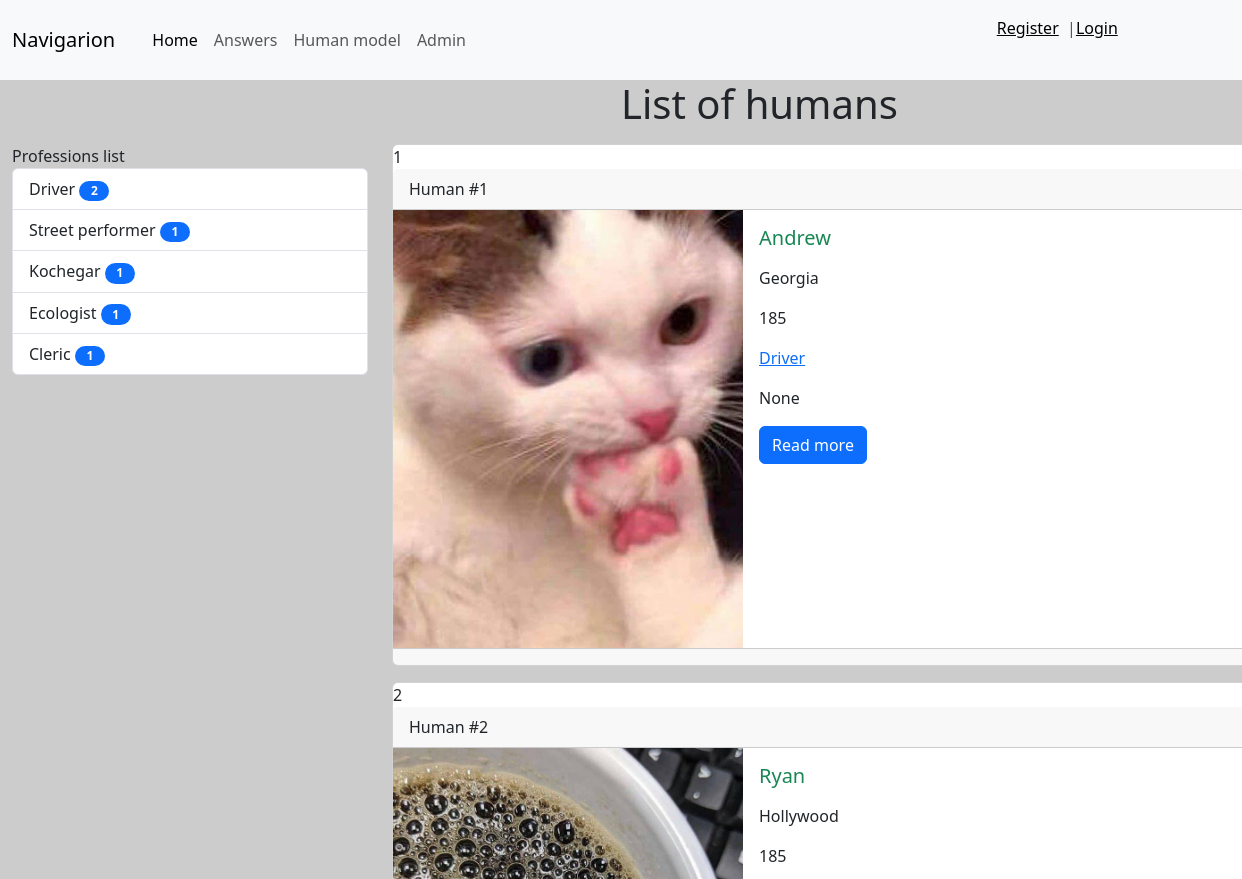
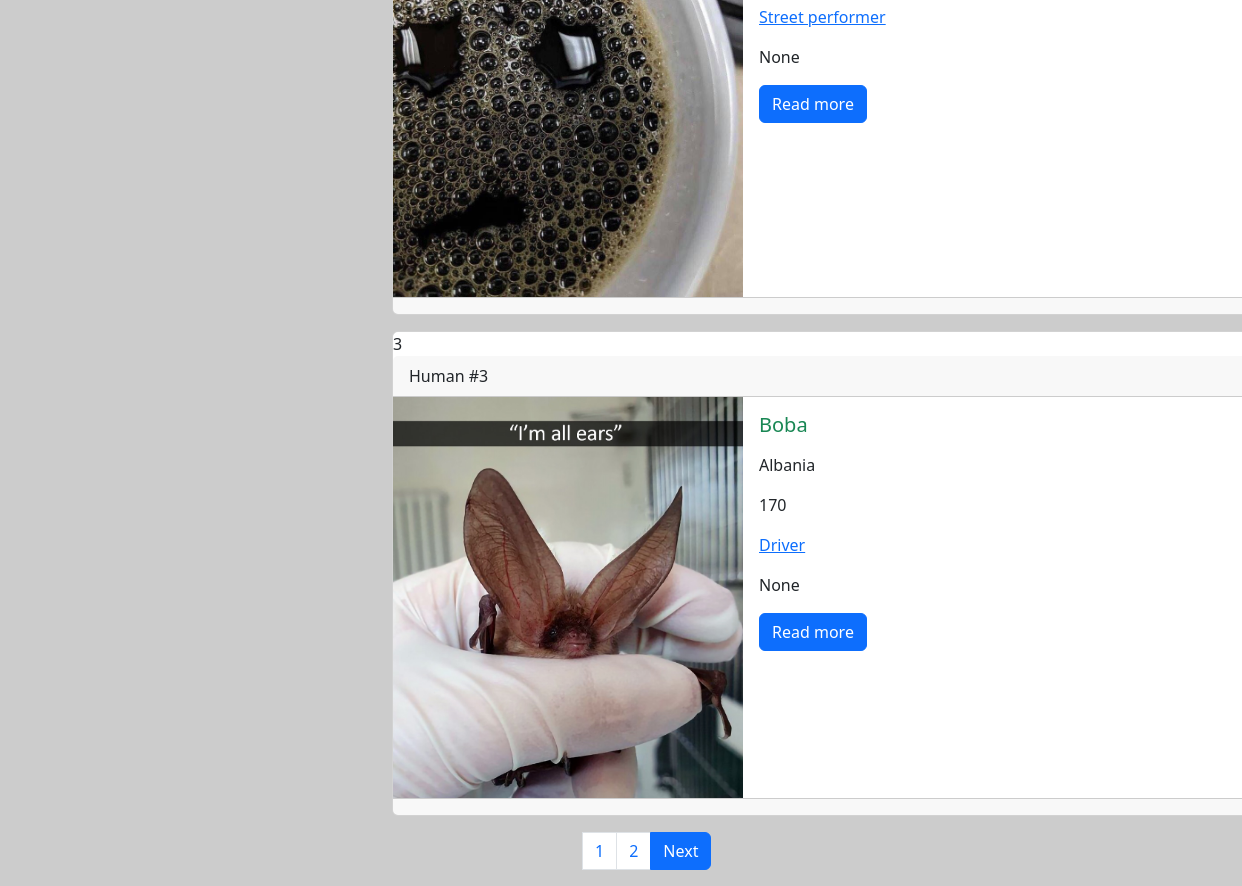
/answers/humans, run on the app's committed database (2 pictures, top to bottom).
### answers/models.py (models this page shows, shortened)
class Profession(models.Model):
    title = models.CharField(max_length=40)
    def get_absolute_url(self):
        return reverse_lazy('Profession', kwargs={'profession_id': self.pk})
    class Meta:
        verbose_name = 'Profession'
        verbose_name_plural = 'Professions'
        ordering = ['title']

class Human(models.Model):
    name = models.CharField(max_length=40)
    height = models.IntegerField(null=True)
    address = models.CharField(max_length=100)
    description = models.CharField(max_length=300, null=True, blank=True, default='description here')
    photo = models.ImageField(upload_to='media/%Y/%m/%d', null=True, blank=True, default='')
    profession = models.ForeignKey('Profession', on_delete=models.PROTECT, null=True, blank=True)
    def get_absolute_url(self):
        return reverse_lazy('View_human', kwargs={'pk': self.pk})
    class Meta:
        verbose_name = 'Human'
        verbose_name_plural = 'Humans'

### answers/views.py (the view)
# urls.py: path('humans', HumanList.as_view(), name='Human'),
class HumanList(ListView):
    model = Human
    context_object_name = 'human'
    template_name = 'answers/human.html'
    extra_context = {
        'title': 'Human'
    }
    paginate_by = 3
    def get_context_data(self, *, object_list=None, **kwargs):
        context = super().get_context_data(**kwargs)
        context['title'] = 'List of humans'
        return context
    def get_queryset(self):
        return Human.objects.all().select_related('profession')

### answers/templatetags/professions_tags.py (called while the page is built)
@register.simple_tag(name='get_list_professions')
def getProfessions():
    return Profession.objects.all()

@register.inclusion_tag('answers/list_professions.html')
def showProfessions(arg1='Professions', arg2='list'):
    professions = Profession.objects.annotate(cnt=Count('human')).filter(cnt__gt=0)
    return {
        'professions': professions, 'arg1': arg1, 'arg2': arg2,
    }

### answers/templates/answers/human.html
{% extends 'base.html' %}
{% block sidebar %}
{% include 'inc/_sidebarHM.html' %}
{% endblock %}
{% block content %}
{% for item in human %}
{% include 'inc/_human.html' %}
{% endfor %}
{% endblock %}

### answers/templates/answers/list_professions.html
{% load professions_tags  %}
<div class="list-group">
    {{ arg1 }} {{ arg2 }}
    {% for prof in professions %}
    <a href="{{ prof.get_absolute_url }}" class="list-group-item list-group-item-action">{{ prof.title }}
        <span class="badge bg-primary rounded-pill">{{ prof.cnt }}</span></a>
    {% endfor %}
</div>

### templates/inc/_human.html (shortened to what this page needs)
<div class="card mb-3">
    {{ forloop.counter }}
    <div class="card-header">
        Human #{{ item.id }}
    </div>
    <div class="media" style="display:flex">
        <div class="media-photo">
            {% if item.photo %}
            <img src="{{ item.photo.url }}" alt="Photo" class="mr-3" width="350">
            {% else %}
            <h6>no photo</h6>
            {% endif %}
        </div>
        <div class="media-body">
            <div class="card-body">
                <h5 class="card-title {% cycle 'text-success' 'text-danger' 'text-info' %}">{{ item.name }}</h5>
                {% autoescape off %}
                <p class="card-text">{{ item.address|truncatewords:60|linebreaks }}</p>
                <p class="card-text">{{ item.height|truncatewords:60|linebreaks }}</p>
                <p class="card-text"><a href="{{ item.profession.get_absolute_url }}">{{ item.profession.title }}</a></p>
                <p class="card-text">{{ item.description|truncatewords:60|linebreaks }}</p>
                {% endautoescape%}
                <a href="{{ item.get_absolute_url }}" class="btn btn-primary">Read more</a>
            </div>
        </div>
    </div>
    <div class="card-footer text-body-secondary">
    </div>
</div>

### djangoSnrg/static/css/style.css (style rules this page uses)
body { background-color: #ccc; }
.card { width: 70vw; }
.badge { width: 30px; color: white; }

### data on the page
Profession: title "Driver", cnt "2"
Profession: title "Street performer", cnt "1"
Profession: title "Kochegar", cnt "1"
Profession: title "Ecologist", cnt "1"
Profession: title "Cleric", cnt "1"
Human: id "1", photo (picture), name "Andrew", address "Georgia", height "185", profession "Driver", description "None"
Human: id "2", photo (picture), name "Ryan", address "Hollywood", height "185", profession "Street performer", description "None"
Human: id "3", photo (picture), name "Boba", address "Albania", height "170", profession "Driver", description "None"

### other printed values
{{ title }} "List of humans"
{{ arg1 }} "Professions"
{{ arg2 }} "list"
{{ p }} "1"
{{ p }} "2"
